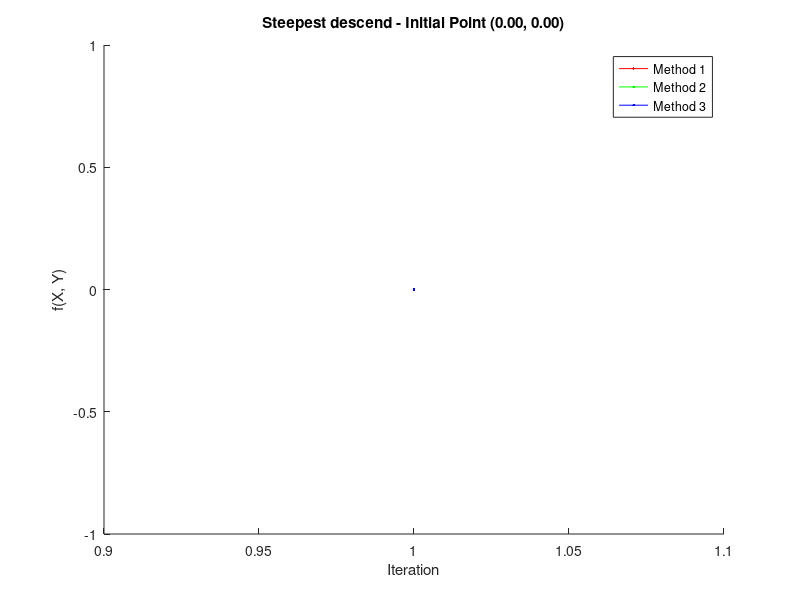
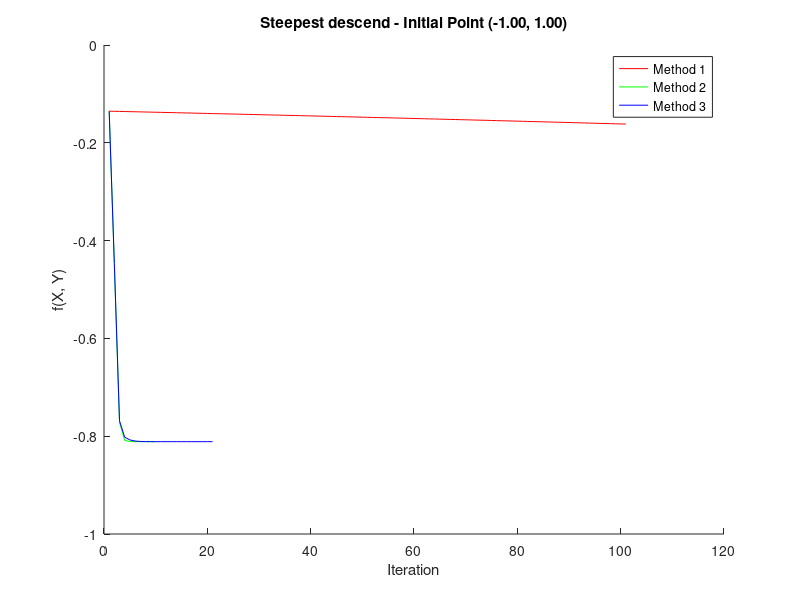
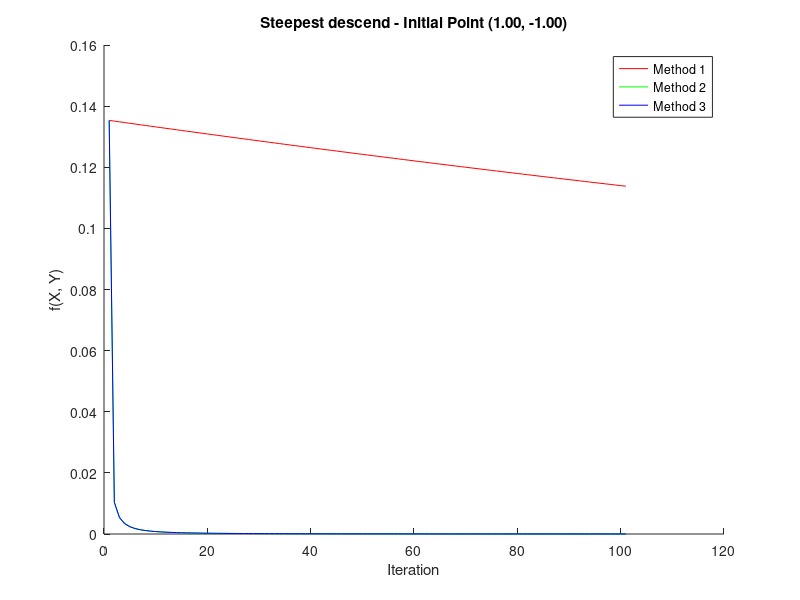

Write the MATLAB code that produced these figures, in order.
clc; clear;

% Define the function and its gradient
f = @(X, Y) X^5 * exp(-X^2 - Y^2);
grad_f = @(X, Y) [
    (5 * X^4 - 2 * X^6) * exp(-X^2 - Y^2);   % Partial derivative w.r.t. X
    -2 * Y * X^5 * exp(-X^2 - Y^2)           % Partial derivative w.r.t. Y
];

% Initial points
initial_points = [0, 0; -1, 1; 1, -1]; % Points xy1, xy2, xy3

% Parameters
tolerance = 1e-4; % Convergence tolerance
max_iters = 100; % Maximum number of iterations
gamma_constant = 0.001; % Constant step size for method 1

% Colors for the plots
colors = ['r', 'g', 'b'];

% Iterate over each initial point
for idx = 1:size(initial_points, 1)
    % Extract the current initial point
    Xk = initial_points(idx, 1);
    Yk = initial_points(idx, 2);
    
    % Prepare a figure
    figure;
    hold on;
    title(sprintf('Steepest descend - Initial Point (%.2f, %.2f)', Xk, Yk));
    xlabel('Iteration');
    ylabel('f(X, Y)');
    
    for method = 1:3 % Loop through methods 1 (constant), 2 (minimization), 3 (Armijo)
        % Reset initial point for each method
        x = Xk;
        y = Yk;
        iter = 0;
        
        % Store function values
        func_values = [];
        
        while true
            % Compute gradient
            grad = grad_f(x, y);
            grad_norm = norm(grad);
            
            % Track function value
            func_values = [func_values, f(x, y)];
            
            % Check convergence
            if grad_norm < tolerance || iter >= max_iters
                break;
            end
            
            % Determine step size
            if method == 1
                % Case 1: Constant gamma
                gamma = gamma_constant;
            elseif method == 2
                % Case 2: Minimize f(x_k + gamma_k * d_k)
                gamma_fun = @(g) f(x - g * grad(1), y - g * grad(2));
                gamma = fminbnd(gamma_fun, 0, 1); % Minimize in range [0,1]
            elseif method == 3
                % Case 3: Armijo's rule
                beta = 0.5; 
                sigma = 0.1;
                gamma = 1;
                while f(x - gamma * grad(1), y - gamma * grad(2)) > ...
                        f(x, y) - sigma * gamma * grad_norm^2
                    gamma = beta * gamma; % Reduce gamma
                end
            end
            
            % Update variables
            x = x - gamma * grad(1);
            y = y - gamma * grad(2);
            iter = iter + 1;
        end
        
        % Plot the convergence
        plot(func_values, colors(method), 'DisplayName', sprintf('Method %d', method));
        
        % Final results for this method
        fprintf('Method %d: Minimum at (%.4f, %.4f) with f(X, Y) = %.6f after %d iterations.\n', ...
            method, x, y, f(x, y), iter);
    end
    
    % Add legend and finalize plot
    legend;
    hold off;
    fprintf('\n');
end